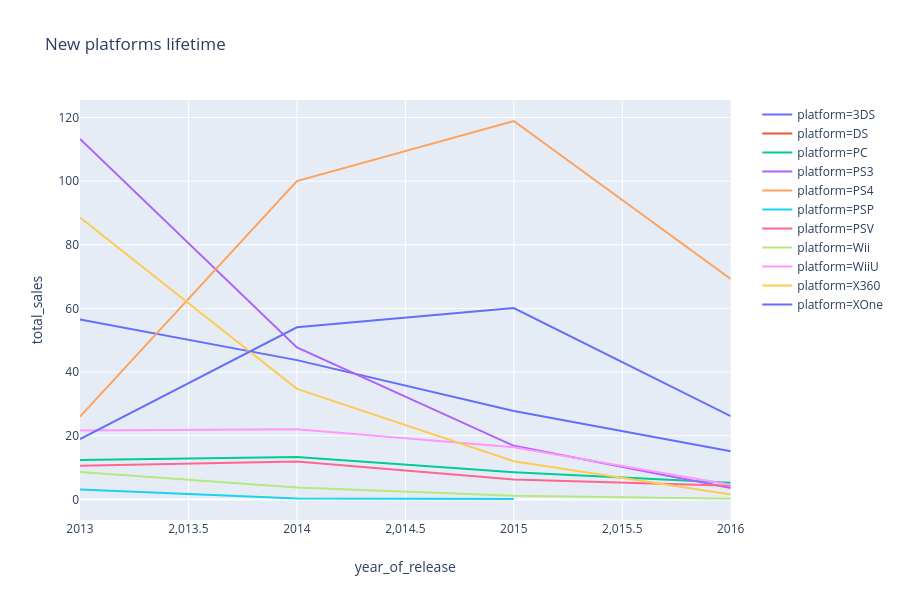

Source (notebook cell):
### Markdown cell above
<div class="alert alert-block alert-info">
<b>Senior Reviewer's comment </b> <a class="tocSkip"></a>

Also student can plot different plots for platforms.
  
    


</div>

### Code cell
#Reviewer's code
import plotly.express as px
plot_data = good_data.groupby(['year_of_release', 'platform']).agg({'total_sales':'sum'}).reset_index()

fig = px.line(plot_data, x="year_of_release", y="total_sales", color='platform', title="New platforms lifetime")
fig.show()

### Figure 1 — Plotly figure (JSON) as saved in the notebook; plotly's stock layout.template omitted (floating-point values rounded to 4 significant figures)
{"data": [{"hoverlabel": {"namelength": 0}, "hovertemplate": "platform=3DS<br>year_of_release=%{x}<br>total_sales=%{y}", "legendgroup": "platform=3DS", "line": {"color": "#636efa", "dash": "solid"}, "mode": "lines", "name": "platform=3DS", "showlegend": true, "type": "scatter", "x": [2013, 2014, 2015, 2016], "xaxis": "x", "y": [56.57, 43.76, 27.78, 15.14], "yaxis": "y"}, {"hoverlabel": {"namelength": 0}, "hovertemplate": "platform=DS<br>year_of_release=%{x}<br>total_sales=%{y}", "legendgroup": "platform=DS", "line": {"color": "#EF553B", "dash": "solid"}, "mode": "lines", "name": "platform=DS", "showlegend": true, "type": "scatter", "x": [2013], "xaxis": "x", "y": [1.54], "yaxis": "y"}, {"hoverlabel": {"namelength": 0}, "hovertemplate": "platform=PC<br>year_of_release=%{x}<br>total_sales=%{y}", "legendgroup": "platform=PC", "line": {"color": "#00cc96", "dash": "solid"}, "mode": "lines", "name": "platform=PC", "showlegend": true, "type": "scatter", "x": [2013, 2014, 2015, 2016], "xaxis": "x", "y": [12.38, 13.28, 8.52, 5.25], "yaxis": "y"}, {"hoverlabel": {"namelength": 0}, "hovertemplate": "platform=PS3<br>year_of_release=%{x}<br>total_sales=%{y}", "legendgroup": "platform=PS3", "line": {"color": "#ab63fa", "dash": "solid"}, "mode": "lines", "name": "platform=PS3", "showlegend": true, "type": "scatter", "x": [2013, 2014, 2015, 2016], "xaxis": "x", "y": [113.2, 47.76, 16.82, 3.6], "yaxis": "y"}, {"hoverlabel": {"namelength": 0}, "hovertemplate": "platform=PS4<br>year_of_release=%{x}<br>total_sales=%{y}", "legendgroup": "platform=PS4", "line": {"color": "#FFA15A", "dash": "solid"}, "mode": "lines", "name": "platform=PS4", "showlegend": true, "type": "scatter", "x": [2013, 2014, 2015, 2016], "xaxis": "x", "y": [25.99, 100.0, 118.9, 69.25], "yaxis": "y"}, {"hoverlabel": {"namelength": 0}, "hovertemplate": "platform=PSP<br>year_of_release=%{x}<br>total_sales=%{y}", "legendgroup": "platform=PSP", "line": {"color": "#19d3f3", "dash": "solid"}, "mode": "lines", "name": "platform=PSP", "showlegend": true, "type": "scatter", "x": [2013, 2014, 2015], "xaxis": "x", "y": [3.14, 0.24, 0.12], "yaxis": "y"}, {"hoverlabel": {"namelength": 0}, "hovertemplate": "platform=PSV<br>year_of_release=%{x}<br>total_sales=%{y}", "legendgroup": "platform=PSV", "line": {"color": "#FF6692", "dash": "solid"}, "mode": "lines", "name": "platform=PSV", "showlegend": true, "type": "scatter", "x": [2013, 2014, 2015, 2016], "xaxis": "x", "y": [10.59, 11.9, 6.25, 4.25], "yaxis": "y"}, {"hoverlabel": {"namelength": 0}, "hovertemplate": "platform=Wii<br>year_of_release=%{x}<br>total_sales=%{y}", "legendgroup": "platform=Wii", "line": {"color": "#B6E880", "dash": "solid"}, "mode": "lines", "name": "platform=Wii", "showlegend": true, "type": "scatter", "x": [2013, 2014, 2015, 2016], "xaxis": "x", "y": [8.59, 3.75, 1.14, 0.18], "yaxis": "y"}, {"hoverlabel": {"namelength": 0}, "hovertemplate": "platform=WiiU<br>year_of_release=%{x}<br>total_sales=%{y}", "legendgroup": "platform=WiiU", "line": {"color": "#FF97FF", "dash": "solid"}, "mode": "lines", "name": "platform=WiiU", "showlegend": true, "type": "scatter", "x": [2013, 2014, 2015, 2016], "xaxis": "x", "y": [21.65, 22.03, 16.35, 4.6], "yaxis": "y"}, {"hoverlabel": {"namelength": 0}, "hovertemplate": "platform=X360<br>year_of_release=%{x}<br>total_sales=%{y}", "legendgroup": "platform=X360", "line": {"color": "#FECB52", "dash": "solid"}, "mode": "lines", "name": "platform=X360", "showlegend": true, "type": "scatter", "x": [2013, 2014, 2015, 2016], "xaxis": "x", "y": [88.58, 34.74, 11.96, 1.52], "yaxis": "y"}, {"hoverlabel": {"namelength": 0}, "hovertemplate": "platform=XOne<br>year_of_release=%{x}<br>total_sales=%{y}", "legendgroup": "platform=XOne", "line": {"color": "#636efa", "dash": "solid"}, "mode": "lines", "name": "platform=XOne", "showlegend": true, "type": "scatter", "x": [2013, 2014, 2015, 2016], "xaxis": "x", "y": [18.96, 54.07, 60.14, 26.15], "yaxis": "y"}], "layout": {"height": 600, "legend": {"tracegroupgap": 0}, "title": {"text": "New platforms lifetime"}, "xaxis": {"anchor": "y", "domain": [0, 0.98], "title": {"text": "year_of_release"}}, "yaxis": {"anchor": "x", "domain": [0, 1], "title": {"text": "total_sales"}}}}
